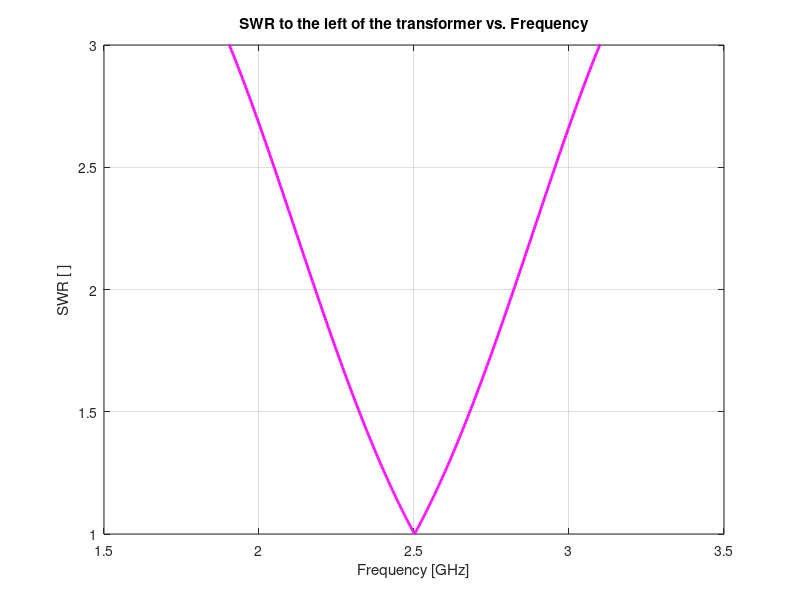

MATLAB code to generate this figure: (Note: this script raises an error after producing the figure.)
%% EM Waves - SWR vs Frequency of a Microstrip Quarter Wave Transformer
%Justin Francisco
%last modified: 12/12/2020

%% Housekeeping Commands
clc
clear
close all
%% Variable Setup
freq = 1:1:1000; %we will have a spectrum of frequencies to test (1.5 to 3.5 Ghz)
SWR = 1:1:1001; %will have many SWR's to calculate (same as the frequency)
lambda_naught = 0; %this value depends on the frequency and speed of light
lambda_gm = 0; %depends on lambda_naught
lambda_gt = 0; %depends on lambda_naught
epsilon_r_eff_t = 2.05111; %epsilon r effecttive of the transmission line is constant
epsilon_r_eff_m = 1.98431; %epsilon r effecttive of the mainline line is constant
d1 = 0.0425643; %length to transformer from load [m]
lt = 0.0209328; %length of transformer [m]
z0t = 35.3553; %characteristic impedance of the transformer [ohms]
z0m = 50; %characteristic impedance of the mainline [ohms]
%% Array of Frequencies Setup
index = 1;
for(c=1.5:0.002:3.5) %this loop loads in all the frequency samples we want (1000 samples from 1.5 to 3.5 Ghz)
    freq([index]) = c;
    index = index + 1;
end
%% SWR Calculation per Frequency
for(index=1:1:1001) %index is set to 1. make sure the index is the same for freq and SWR array
    lambda_naught = 0.3/freq([index]) %0.3 [Gm/s] / freq GHz = [m]
    lambda_gm = lambda_naught/sqrt(epsilon_r_eff_m); %[m]
    lambda_gt = lambda_naught/sqrt(epsilon_r_eff_t); %[m]
    
    beta1 = (2*pi)/(lambda_gm); 
    beta1_d = beta1*d1; %value of Beta*d1
    
    zin1 = z0m*((25 + z0m*tan(beta1_d)*sqrt(-1))/(z0m + 25*tan(beta1_d)*sqrt(-1))); %the input impedance seen at the right side of the transformer
    
    beta2 = (2*pi)/(lambda_gt);
    beta2_lt = beta2*lt;
    
    zin2 = z0t*((zin1+sqrt(-1)*z0t*tan(beta2_lt))/(z0t+sqrt(-1)*zin1*tan(beta2_lt))); %zin1 is now the load as seen by the left end of the transformer
   
    ref_coef = (zin2-z0m)/(zin2+z0m); % reflection coefficient. zin2 now becomes the load as seen by the far left end of the mainline
    ref_coef_mag = abs(ref_coef); %taking the magnitude of the reflection coefficient
    
    SWR([index]) = (1+ref_coef_mag)/(1-ref_coef_mag); %calculating the SWR and storing it into its array slot
end

plot(freq,SWR,'m','Linewidth',2);
ylim([1 3]);
xlim([1.5 3.5]);
grid on;
title('SWR to the left of the transformer vs. Frequency');
xlabel('Frequency [GHz]');
ylabel('SWR [ ]');
yline(2, 'r--','linewidth',1);
hold on
plot(2.182,2,'r*','linewidth',2);
plot(2.822,2,'r*','linewidth',2);

    